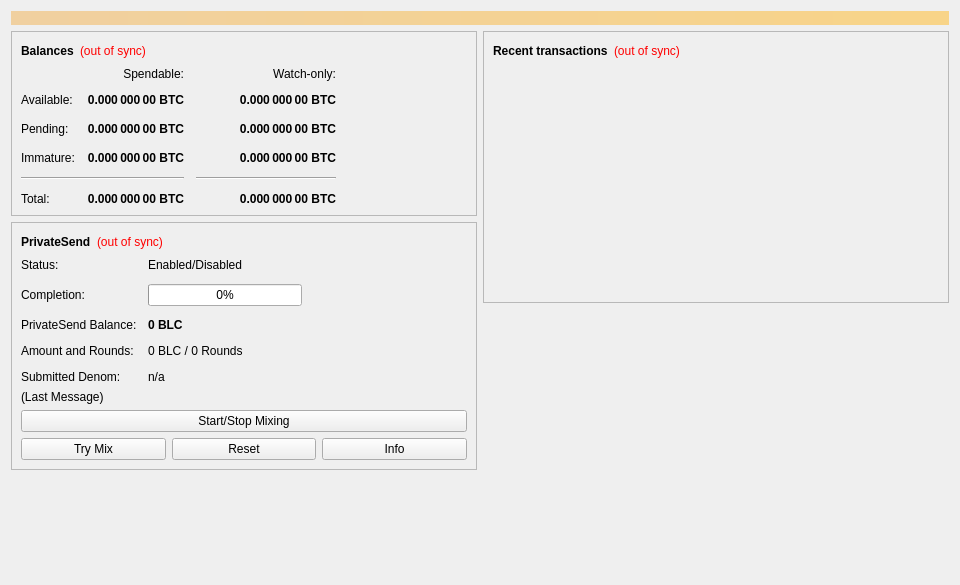
<?xml version="1.0" encoding="UTF-8"?>
<ui version="4.0">
 <class>OverviewPage</class>
 <widget class="QWidget" name="OverviewPage">
  <property name="geometry">
   <rect>
    <x>0</x>
    <y>0</y>
    <width>960</width>
    <height>585</height>
   </rect>
  </property>
  <property name="minimumSize">
   <size>
    <width>960</width>
    <height>0</height>
   </size>
  </property>
  <property name="windowTitle">
   <string>Form</string>
  </property>
  <layout class="QVBoxLayout" name="topLayout">
   <item>
    <widget class="QLabel" name="labelAlerts">
     <property name="visible">
      <bool>false</bool>
     </property>
     <property name="styleSheet">
      <string notr="true">QLabel { background-color: qlineargradient(x1: 0, y1: 0, x2: 1, y2: 0, stop:0 #F0D0A0, stop:1 #F8D488); color:#000000; }</string>
     </property>
     <property name="wordWrap">
      <bool>true</bool>
     </property>
     <property name="margin">
      <number>3</number>
     </property>
     <property name="textInteractionFlags">
      <set>Qt::TextSelectableByMouse</set>
     </property>
    </widget>
   </item>
   <item>
    <layout class="QHBoxLayout" name="horizontalLayout" stretch="1,1">
     <item>
      <layout class="QVBoxLayout" name="verticalLayout_2">
       <item>
        <widget class="QFrame" name="frame">
         <property name="frameShape">
          <enum>QFrame::StyledPanel</enum>
         </property>
         <property name="frameShadow">
          <enum>QFrame::Raised</enum>
         </property>
         <layout class="QVBoxLayout" name="verticalLayout_4">
          <item>
           <layout class="QHBoxLayout" name="horizontalLayout_4">
            <item>
             <widget class="QLabel" name="label_5">
              <property name="font">
               <font>
                <weight>75</weight>
                <bold>true</bold>
               </font>
              </property>
              <property name="text">
               <string>Balances</string>
              </property>
             </widget>
            </item>
            <item>
             <widget class="QLabel" name="labelWalletStatus">
              <property name="toolTip">
               <string>The displayed information may be out of date. Your wallet automatically synchronizes with the Blockcoin network after a connection is established, but this process has not completed yet.</string>
              </property>
              <property name="styleSheet">
               <string notr="true">QLabel { color: red; }</string>
              </property>
              <property name="text">
               <string notr="true">(out of sync)</string>
              </property>
              <property name="alignment">
               <set>Qt::AlignLeading|Qt::AlignLeft|Qt::AlignVCenter</set>
              </property>
             </widget>
            </item>
            <item>
             <spacer name="horizontalSpacer_3">
              <property name="orientation">
               <enum>Qt::Horizontal</enum>
              </property>
              <property name="sizeHint" stdset="0">
               <size>
                <width>40</width>
                <height>20</height>
               </size>
              </property>
             </spacer>
            </item>
           </layout>
          </item>
          <item>
           <layout class="QGridLayout" name="gridLayout">
            <property name="spacing">
             <number>12</number>
            </property>
            <item row="2" column="2">
             <widget class="QLabel" name="labelWatchPending">
              <property name="font">
               <font>
                <weight>75</weight>
                <bold>true</bold>
               </font>
              </property>
              <property name="cursor">
               <cursorShape>IBeamCursor</cursorShape>
              </property>
              <property name="toolTip">
               <string>Unconfirmed transactions to watch-only addresses</string>
              </property>
              <property name="text">
               <string notr="true">0.000 000 00 BTC</string>
              </property>
              <property name="alignment">
               <set>Qt::AlignRight|Qt::AlignTrailing|Qt::AlignVCenter</set>
              </property>
              <property name="textInteractionFlags">
               <set>Qt::LinksAccessibleByMouse|Qt::TextSelectableByKeyboard|Qt::TextSelectableByMouse</set>
              </property>
             </widget>
            </item>
            <item row="2" column="1">
             <widget class="QLabel" name="labelUnconfirmed">
              <property name="font">
               <font>
                <weight>75</weight>
                <bold>true</bold>
               </font>
              </property>
              <property name="cursor">
               <cursorShape>IBeamCursor</cursorShape>
              </property>
              <property name="toolTip">
               <string>Total of transactions that have yet to be confirmed, and do not yet count toward the spendable balance</string>
              </property>
              <property name="text">
               <string notr="true">0.000 000 00 BTC</string>
              </property>
              <property name="alignment">
               <set>Qt::AlignRight|Qt::AlignTrailing|Qt::AlignVCenter</set>
              </property>
              <property name="textInteractionFlags">
               <set>Qt::LinksAccessibleByMouse|Qt::TextSelectableByKeyboard|Qt::TextSelectableByMouse</set>
              </property>
             </widget>
            </item>
            <item row="3" column="2">
             <widget class="QLabel" name="labelWatchImmature">
              <property name="font">
               <font>
                <weight>75</weight>
                <bold>true</bold>
               </font>
              </property>
              <property name="cursor">
               <cursorShape>IBeamCursor</cursorShape>
              </property>
              <property name="toolTip">
               <string>Mined balance in watch-only addresses that has not yet matured</string>
              </property>
              <property name="text">
               <string notr="true">0.000 000 00 BTC</string>
              </property>
              <property name="alignment">
               <set>Qt::AlignRight|Qt::AlignTrailing|Qt::AlignVCenter</set>
              </property>
              <property name="textInteractionFlags">
               <set>Qt::LinksAccessibleByMouse|Qt::TextSelectableByKeyboard|Qt::TextSelectableByMouse</set>
              </property>
             </widget>
            </item>
            <item row="4" column="0" colspan="2">
             <widget class="Line" name="lineSpendableBalance">
              <property name="orientation">
               <enum>Qt::Horizontal</enum>
              </property>
             </widget>
            </item>
            <item row="4" column="2">
             <widget class="Line" name="lineWatchBalance">
              <property name="sizePolicy">
               <sizepolicy hsizetype="Preferred" vsizetype="Fixed">
                <horstretch>0</horstretch>
                <verstretch>0</verstretch>
               </sizepolicy>
              </property>
              <property name="minimumSize">
               <size>
                <width>140</width>
                <height>0</height>
               </size>
              </property>
              <property name="orientation">
               <enum>Qt::Horizontal</enum>
              </property>
             </widget>
            </item>
            <item row="5" column="0">
             <widget class="QLabel" name="labelTotalText">
              <property name="text">
               <string>Total:</string>
              </property>
             </widget>
            </item>
            <item row="3" column="1">
             <widget class="QLabel" name="labelImmature">
              <property name="font">
               <font>
                <weight>75</weight>
                <bold>true</bold>
               </font>
              </property>
              <property name="cursor">
               <cursorShape>IBeamCursor</cursorShape>
              </property>
              <property name="toolTip">
               <string>Mined balance that has not yet matured</string>
              </property>
              <property name="text">
               <string notr="true">0.000 000 00 BTC</string>
              </property>
              <property name="alignment">
               <set>Qt::AlignRight|Qt::AlignTrailing|Qt::AlignVCenter</set>
              </property>
              <property name="textInteractionFlags">
               <set>Qt::LinksAccessibleByMouse|Qt::TextSelectableByKeyboard|Qt::TextSelectableByMouse</set>
              </property>
             </widget>
            </item>
            <item row="2" column="3">
             <spacer name="horizontalSpacer_2">
              <property name="orientation">
               <enum>Qt::Horizontal</enum>
              </property>
              <property name="sizeHint" stdset="0">
               <size>
                <width>40</width>
                <height>20</height>
               </size>
              </property>
             </spacer>
            </item>
            <item row="3" column="0">
             <widget class="QLabel" name="labelImmatureText">
              <property name="text">
               <string>Immature:</string>
              </property>
             </widget>
            </item>
            <item row="5" column="1">
             <widget class="QLabel" name="labelTotal">
              <property name="font">
               <font>
                <weight>75</weight>
                <bold>true</bold>
               </font>
              </property>
              <property name="cursor">
               <cursorShape>IBeamCursor</cursorShape>
              </property>
              <property name="toolTip">
               <string>Your current total balance</string>
              </property>
              <property name="text">
               <string notr="true">0.000 000 00 BTC</string>
              </property>
              <property name="alignment">
               <set>Qt::AlignRight|Qt::AlignTrailing|Qt::AlignVCenter</set>
              </property>
              <property name="textInteractionFlags">
               <set>Qt::LinksAccessibleByMouse|Qt::TextSelectableByKeyboard|Qt::TextSelectableByMouse</set>
              </property>
             </widget>
            </item>
            <item row="5" column="2">
             <widget class="QLabel" name="labelWatchTotal">
              <property name="font">
               <font>
                <weight>75</weight>
                <bold>true</bold>
               </font>
              </property>
              <property name="cursor">
               <cursorShape>IBeamCursor</cursorShape>
              </property>
              <property name="toolTip">
               <string>Current total balance in watch-only addresses</string>
              </property>
              <property name="text">
               <string notr="true">0.000 000 00 BTC</string>
              </property>
              <property name="alignment">
               <set>Qt::AlignRight|Qt::AlignTrailing|Qt::AlignVCenter</set>
              </property>
              <property name="textInteractionFlags">
               <set>Qt::LinksAccessibleByMouse|Qt::TextSelectableByKeyboard|Qt::TextSelectableByMouse</set>
              </property>
             </widget>
            </item>
            <item row="0" column="2">
             <widget class="QLabel" name="labelWatchonly">
              <property name="text">
               <string>Watch-only:</string>
              </property>
              <property name="alignment">
               <set>Qt::AlignRight|Qt::AlignTrailing|Qt::AlignVCenter</set>
              </property>
             </widget>
            </item>
            <item row="1" column="0">
             <widget class="QLabel" name="labelBalanceText">
              <property name="text">
               <string>Available:</string>
              </property>
             </widget>
            </item>
            <item row="1" column="1">
             <widget class="QLabel" name="labelBalance">
              <property name="font">
               <font>
                <weight>75</weight>
                <bold>true</bold>
               </font>
              </property>
              <property name="cursor">
               <cursorShape>IBeamCursor</cursorShape>
              </property>
              <property name="toolTip">
               <string>Your current spendable balance</string>
              </property>
              <property name="text">
               <string notr="true">0.000 000 00 BTC</string>
              </property>
              <property name="alignment">
               <set>Qt::AlignRight|Qt::AlignTrailing|Qt::AlignVCenter</set>
              </property>
              <property name="textInteractionFlags">
               <set>Qt::LinksAccessibleByMouse|Qt::TextSelectableByKeyboard|Qt::TextSelectableByMouse</set>
              </property>
             </widget>
            </item>
            <item row="1" column="2">
             <widget class="QLabel" name="labelWatchAvailable">
              <property name="font">
               <font>
                <weight>75</weight>
                <bold>true</bold>
               </font>
              </property>
              <property name="cursor">
               <cursorShape>IBeamCursor</cursorShape>
              </property>
              <property name="toolTip">
               <string>Your current balance in watch-only addresses</string>
              </property>
              <property name="text">
               <string notr="true">0.000 000 00 BTC</string>
              </property>
              <property name="alignment">
               <set>Qt::AlignRight|Qt::AlignTrailing|Qt::AlignVCenter</set>
              </property>
              <property name="textInteractionFlags">
               <set>Qt::LinksAccessibleByMouse|Qt::TextSelectableByKeyboard|Qt::TextSelectableByMouse</set>
              </property>
             </widget>
            </item>
            <item row="2" column="0">
             <widget class="QLabel" name="labelPendingText">
              <property name="text">
               <string>Pending:</string>
              </property>
             </widget>
            </item>
            <item row="0" column="1">
             <widget class="QLabel" name="labelSpendable">
              <property name="text">
               <string>Spendable:</string>
              </property>
              <property name="alignment">
               <set>Qt::AlignRight|Qt::AlignTrailing|Qt::AlignVCenter</set>
              </property>
             </widget>
            </item>
           </layout>
          </item>
         </layout>
        </widget>
       </item>
       <item>
        <widget class="QFrame" name="framePrivateSend">
         <property name="layoutDirection">
          <enum>Qt::LeftToRight</enum>
         </property>
         <property name="frameShape">
          <enum>QFrame::StyledPanel</enum>
         </property>
         <property name="frameShadow">
          <enum>QFrame::Raised</enum>
         </property>
         <layout class="QVBoxLayout" name="VerticalLayout_PS1">
          <item>
           <layout class="QHBoxLayout" name="horizontalLayout_5">
            <item>
             <widget class="QLabel" name="labelPrivateSendHeader">
              <property name="font">
               <font>
                <weight>75</weight>
                <bold>true</bold>
               </font>
              </property>
              <property name="text">
               <string>PrivateSend</string>
              </property>
             </widget>
            </item>
            <item>
             <widget class="QLabel" name="labelPrivateSendSyncStatus">
              <property name="toolTip">
               <string>The displayed information may be out of date. Your wallet automatically synchronizes with the Blockcoin network after a connection is established, but this process has not completed yet.</string>
              </property>
              <property name="styleSheet">
               <string notr="true">QLabel { color: red; }</string>
              </property>
              <property name="text">
               <string notr="true">(out of sync)</string>
              </property>
              <property name="alignment">
               <set>Qt::AlignLeading|Qt::AlignLeft|Qt::AlignVCenter</set>
              </property>
             </widget>
            </item>
            <item>
             <spacer name="horizontalSpacer_4">
              <property name="orientation">
               <enum>Qt::Horizontal</enum>
              </property>
              <property name="sizeHint" stdset="0">
               <size>
                <width>40</width>
                <height>20</height>
               </size>
              </property>
             </spacer>
            </item>
           </layout>
          </item>
          <item>
           <layout class="QFormLayout" name="privateSendFormLayout">
            <property name="fieldGrowthPolicy">
             <enum>QFormLayout::AllNonFixedFieldsGrow</enum>
            </property>
            <property name="horizontalSpacing">
             <number>11</number>
            </property>
            <property name="verticalSpacing">
             <number>12</number>
            </property>
            <item row="0" column="0">
             <widget class="QLabel" name="labelPrivateSendEnabledText">
              <property name="text">
               <string>Status:</string>
              </property>
             </widget>
            </item>
            <item row="0" column="1">
             <widget class="QLabel" name="labelPrivateSendEnabled">
              <property name="text">
               <string>Enabled/Disabled</string>
              </property>
             </widget>
            </item>
            <item row="1" column="0">
             <widget class="QLabel" name="labelCompletitionText">
              <property name="text">
               <string>Completion:</string>
              </property>
             </widget>
            </item>
            <item row="1" column="1">
             <widget class="QProgressBar" name="privateSendProgress">
              <property name="maximumSize">
               <size>
                <width>154</width>
                <height>16777215</height>
               </size>
              </property>
              <property name="value">
               <number>0</number>
              </property>
             </widget>
            </item>
            <item row="2" column="0">
             <widget class="QLabel" name="labelAnonymizedText">
              <property name="text">
               <string>PrivateSend Balance:</string>
              </property>
             </widget>
            </item>
            <item row="2" column="1">
             <widget class="QLabel" name="labelAnonymized">
              <property name="font">
               <font>
                <weight>75</weight>
                <bold>true</bold>
               </font>
              </property>
              <property name="text">
               <string notr="true">0 BLC</string>
              </property>
             </widget>
            </item>
            <item row="3" column="0">
             <widget class="QLabel" name="labelAmountAndRoundsText">
              <property name="text">
               <string>Amount and Rounds:</string>
              </property>
             </widget>
            </item>
            <item row="3" column="1">
             <widget class="QLabel" name="labelAmountRounds">
              <property name="text">
               <string>0 BLC / 0 Rounds</string>
              </property>
             </widget>
            </item>
            <item row="4" column="0">
             <widget class="QLabel" name="labelSubmittedDenomText">
              <property name="text">
               <string>Submitted Denom:</string>
              </property>
             </widget>
            </item>
            <item row="4" column="1">
             <widget class="QLabel" name="labelSubmittedDenom">
              <property name="toolTip">
               <string>The denominations you submitted to the Masternode.&lt;br&gt;To mix, other users must submit the exact same denominations.</string>
              </property>
              <property name="text">
               <string>n/a</string>
              </property>
             </widget>
            </item>
           </layout>
          </item>
          <item>
           <layout class="QVBoxLayout" name="VerticalLayout_PS">
            <item>
             <widget class="QLabel" name="labelPrivateSendLastMessage">
              <property name="text">
               <string>(Last Message)</string>
              </property>
              <property name="alignment">
               <set>Qt::AlignLeading|Qt::AlignLeft|Qt::AlignTop</set>
              </property>
              <property name="wordWrap">
               <bool>true</bool>
              </property>
             </widget>
            </item>
            <item>
             <widget class="QPushButton" name="togglePrivateSend">
              <property name="sizePolicy">
               <sizepolicy hsizetype="MinimumExpanding" vsizetype="Fixed">
                <horstretch>0</horstretch>
                <verstretch>0</verstretch>
               </sizepolicy>
              </property>
              <property name="text">
               <string>Start/Stop Mixing</string>
              </property>
             </widget>
            </item>
            <item>
             <layout class="QHBoxLayout" name="horizontalLayout_debugbuttons">
              <item>
               <widget class="QPushButton" name="privateSendAuto">
                <property name="sizePolicy">
                 <sizepolicy hsizetype="MinimumExpanding" vsizetype="Fixed">
                  <horstretch>0</horstretch>
                  <verstretch>0</verstretch>
                 </sizepolicy>
                </property>
                <property name="toolTip">
                 <string>Try to manually submit a PrivateSend request.</string>
                </property>
                <property name="text">
                 <string>Try Mix</string>
                </property>
               </widget>
              </item>
              <item>
               <widget class="QPushButton" name="privateSendReset">
                <property name="sizePolicy">
                 <sizepolicy hsizetype="MinimumExpanding" vsizetype="Fixed">
                  <horstretch>0</horstretch>
                  <verstretch>0</verstretch>
                 </sizepolicy>
                </property>
                <property name="toolTip">
                 <string>Reset the current status of PrivateSend (can interrupt PrivateSend if it's in the process of Mixing, which can cost you money!)</string>
                </property>
                <property name="autoFillBackground">
                 <bool>false</bool>
                </property>
                <property name="text">
                 <string>Reset</string>
                </property>
               </widget>
              </item>
              <item>
               <widget class="QPushButton" name="privateSendInfo">
                <property name="sizePolicy">
                 <sizepolicy hsizetype="MinimumExpanding" vsizetype="Fixed">
                  <horstretch>0</horstretch>
                  <verstretch>0</verstretch>
                 </sizepolicy>
                </property>
                <property name="toolTip">
                 <string>Information about PrivateSend and Mixing</string>
                </property>
                <property name="text">
                 <string>Info</string>
                </property>
               </widget>
              </item>
             </layout>
            </item>
           </layout>
          </item>
         </layout>
        </widget>
       </item>
       <item>
        <spacer name="verticalSpacer">
         <property name="orientation">
          <enum>Qt::Vertical</enum>
         </property>
         <property name="sizeHint" stdset="0">
          <size>
           <width>20</width>
           <height>40</height>
          </size>
         </property>
        </spacer>
       </item>
      </layout>
     </item>
     <item>
      <layout class="QVBoxLayout" name="verticalLayout_3">
       <item>
        <widget class="QFrame" name="frame_2">
         <property name="frameShape">
          <enum>QFrame::StyledPanel</enum>
         </property>
         <property name="frameShadow">
          <enum>QFrame::Raised</enum>
         </property>
         <layout class="QVBoxLayout" name="verticalLayout">
          <item>
           <layout class="QHBoxLayout" name="horizontalLayout_2">
            <item>
             <widget class="QLabel" name="label_4">
              <property name="font">
               <font>
                <weight>75</weight>
                <bold>true</bold>
               </font>
              </property>
              <property name="text">
               <string>Recent transactions</string>
              </property>
             </widget>
            </item>
            <item>
             <widget class="QLabel" name="labelTransactionsStatus">
              <property name="toolTip">
               <string>The displayed information may be out of date. Your wallet automatically synchronizes with the Blockcoin network after a connection is established, but this process has not completed yet.</string>
              </property>
              <property name="styleSheet">
               <string notr="true">QLabel { color: red; }</string>
              </property>
              <property name="text">
               <string notr="true">(out of sync)</string>
              </property>
              <property name="alignment">
               <set>Qt::AlignLeading|Qt::AlignLeft|Qt::AlignVCenter</set>
              </property>
             </widget>
            </item>
            <item>
             <spacer name="horizontalSpacer">
              <property name="orientation">
               <enum>Qt::Horizontal</enum>
              </property>
              <property name="sizeHint" stdset="0">
               <size>
                <width>40</width>
                <height>20</height>
               </size>
              </property>
             </spacer>
            </item>
           </layout>
          </item>
          <item>
           <widget class="QListView" name="listTransactions">
            <property name="styleSheet">
             <string notr="true">QListView { background: transparent; }</string>
            </property>
            <property name="frameShape">
             <enum>QFrame::NoFrame</enum>
            </property>
            <property name="verticalScrollBarPolicy">
             <enum>Qt::ScrollBarAlwaysOff</enum>
            </property>
            <property name="horizontalScrollBarPolicy">
             <enum>Qt::ScrollBarAlwaysOff</enum>
            </property>
            <property name="selectionMode">
             <enum>QAbstractItemView::NoSelection</enum>
            </property>
           </widget>
          </item>
         </layout>
        </widget>
       </item>
       <item>
        <spacer name="verticalSpacer_2">
         <property name="orientation">
          <enum>Qt::Vertical</enum>
         </property>
         <property name="sizeHint" stdset="0">
          <size>
           <width>20</width>
           <height>40</height>
          </size>
         </property>
        </spacer>
       </item>
      </layout>
     </item>
    </layout>
   </item>
  </layout>
 </widget>
 <resources/>
 <connections/>
</ui>
